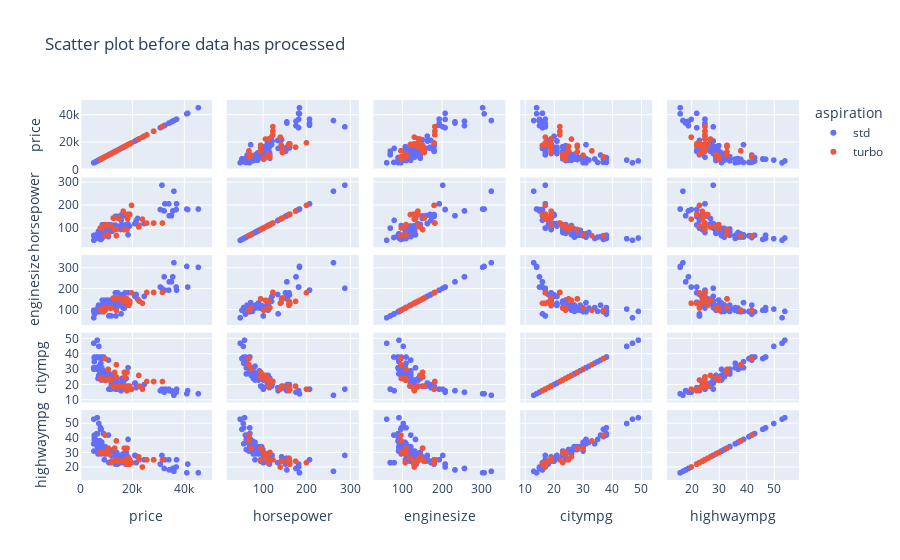

The notebook cell saved with this chart:
### Markdown cell above
Now that I have my two dataframes (before and after transformation), I will display them using various plots to show how each variable affects the price. We can get a quick overview using the matrix scatterplot

### Code cell
fig = px.scatter_matrix(data_frame=df_prep,
                        dimensions=["price", "horsepower", "enginesize", "citympg","highwaympg"],
                        color="aspiration", title = 'Scatter plot before data has processed'
                        )


fig.show()

### Figure 1 — Plotly figure (JSON) as saved in the notebook; plotly's stock layout.template omitted (floating-point values rounded to 4 significant figures; data arrays with more than 128 entries replaced by an {"elided": "..."} marker saying what was removed)
{"data": [{"dimensions": [{"axis": {"matches": true}, "label": "price", "values": {"elided": "168 float values"}}, {"axis": {"matches": true}, "label": "horsepower", "values": {"elided": "168 int values"}}, {"axis": {"matches": true}, "label": "enginesize", "values": {"elided": "168 int values"}}, {"axis": {"matches": true}, "label": "citympg", "values": {"elided": "168 int values"}}, {"axis": {"matches": true}, "label": "highwaympg", "values": {"elided": "168 int values"}}], "hovertemplate": "aspiration=std<br>%{xaxis.title.text}=%{x}<br>%{yaxis.title.text}=%{y}<extra></extra>", "legendgroup": "std", "marker": {"color": "#636efa", "symbol": "circle"}, "name": "std", "showlegend": true, "type": "splom"}, {"dimensions": [{"axis": {"matches": true}, "label": "price", "values": [23875, 17860.0, 7957, 8558, 12964, 25552, 28248, 28176, 31600, 16503, 7689, 9959, 12629, 14869, 14489, 9279, 19699, 13200, 13860, 16900, 17075, 17950, 18150, 7957, 12764, 18150, 18620, 11259, 11694, 10698, 9495, 13845, 18420, 18950, 19045, 22470, 22625]}, {"axis": {"matches": true}, "label": "horsepower", "values": [140, 160, 102, 102, 145, 123, 123, 123, 123, 175, 102, 116, 145, 145, 145, 116, 200, 95, 95, 95, 95, 95, 142, 102, 145, 160, 160, 111, 111, 73, 68, 68, 162, 162, 160, 106, 114]}, {"axis": {"matches": true}, "label": "enginesize", "values": [131, 131, 98, 98, 156, 183, 183, 183, 183, 140, 98, 110, 156, 156, 156, 110, 181, 152, 152, 152, 152, 152, 134, 98, 156, 121, 121, 108, 108, 110, 97, 97, 130, 130, 141, 145, 141]}, {"axis": {"matches": true}, "label": "citympg", "values": [17, 16, 24, 24, 19, 22, 22, 22, 22, 19, 24, 23, 19, 19, 19, 23, 17, 28, 25, 28, 25, 28, 18, 24, 19, 19, 19, 24, 23, 30, 37, 33, 17, 17, 19, 26, 19]}, {"axis": {"matches": true}, "label": "highwaympg", "values": [20, 22, 30, 30, 24, 25, 25, 25, 25, 24, 30, 30, 24, 24, 24, 30, 23, 33, 25, 33, 25, 33, 24, 30, 24, 26, 26, 29, 23, 33, 42, 38, 22, 22, 25, 27, 25]}], "hovertemplate": "aspiration=turbo<br>%{xaxis.title.text}=%{x}<br>%{yaxis.title.text}=%{y}<extra></extra>", "legendgroup": "turbo", "marker": {"color": "#EF553B", "symbol": "circle"}, "name": "turbo", "showlegend": true, "type": "splom"}], "layout": {"dragmode": "select", "legend": {"title": {"text": "aspiration"}, "tracegroupgap": 0}, "title": {"text": "Scatter plot before data has processed"}}}
